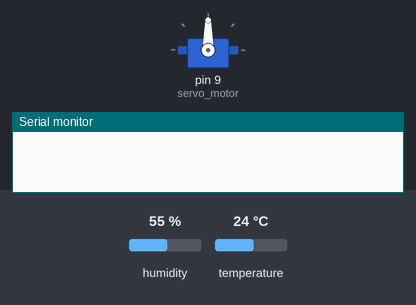
A sketch run on a simulated Arduino Uno, built with avr-gcc and run on an emulated ATmega328P. Parts: servo, the last lines printed to the serial monitor. The inputs (shaded band) are chosen by the test bench; at power-on: humidity 55 %, temperature 24 °C.

Above: at 0.1 s.
At 0.6 s:
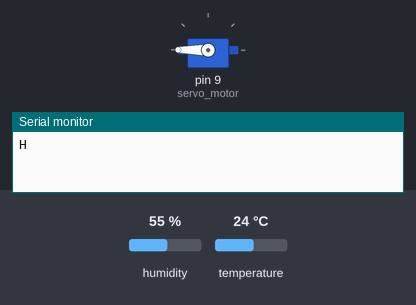
Timing chart, 0 to 2.1 s (numbered marks = the images above):
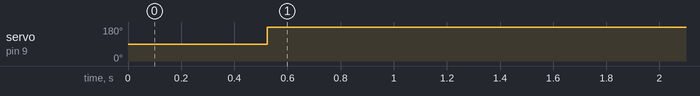

The sketch:

Temperature_check.ino
```cpp
#include <DHT11.h>
#include <Servo.h>
Servo servo_motor;
DHT11 dht11_sensor(2);

void setup() {
  // put your setup code here, to run once:
  Serial.begin(9600);
servo_motor.attach(9);

}

void loop() {
  // put your main code here, to run repeatedly:
float temperature= dht11_sensor.readTemperature();
if(temperature!=-1)
{
servo_motor.write(360);
Serial.println("H");
}
else
{
  servo_motor.write(160);
  Serial.println("C");
}
float humidity=dht11_sensor.readHumidity();
{
  if(humidity!=-1)
  {
   Serial.println("High");
  }
  else
  {
  Serial.println("LOW");
  }
}
delay(1000);
}
```

Measured:
- by itself, servo on pin 9 (servo_motor): 90° → 180° at 0.52 s
